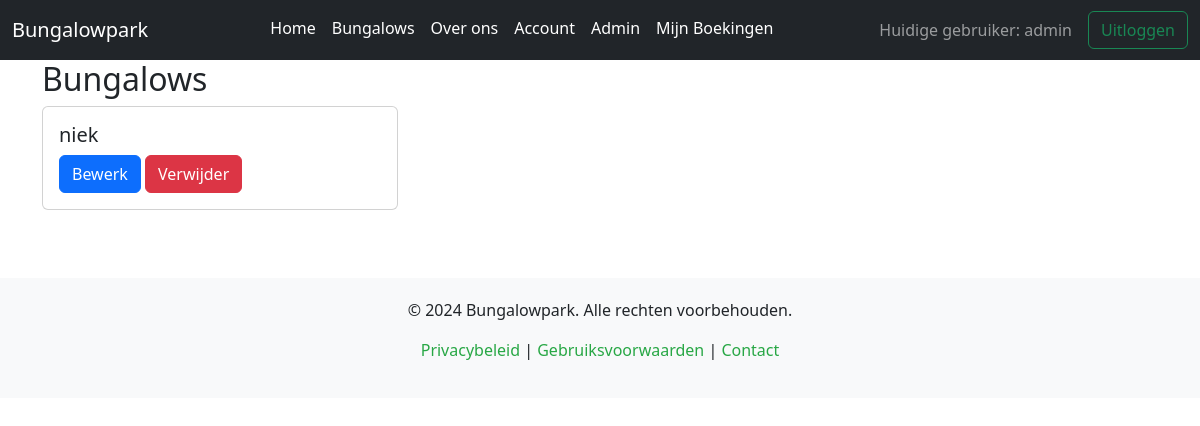
/admin/edit_bungalow (signed in), run on an earlier commit of the app's database.
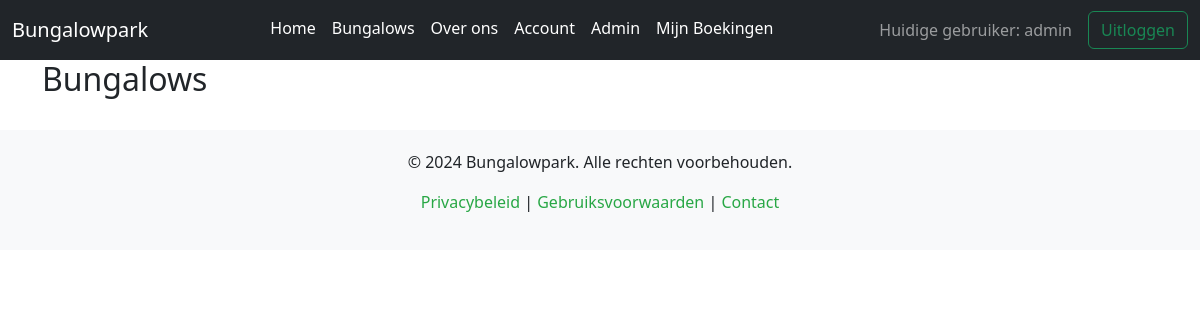
And on a later commit of the database.
### webapp/models.py (models this page shows, shortened)
class User(UserMixin, db.Model):
    id = db.Column(db.Integer, primary_key=True)
    username = db.Column(db.String(20), unique=True, nullable=False)
    email = db.Column(db.String(120), unique=True, nullable=False)
    password = db.Column(db.String(255), nullable=False)
    is_admin = db.Column(db.Boolean, default=False)
    bookings = relationship("Booking", back_populates="user")

class Bungalow(db.Model):
    id = db.Column(db.Integer, primary_key=True)
    name = db.Column(db.String(100), nullable=False)
    content = db.Column(db.Text, nullable=False)
    bungalow_type = db.Column(db.String(100), nullable=False)
    weekprice = db.Column(db.Float, nullable=False)
    image_file = db.Column(db.String(100), nullable=True, default="default.jpg")
    bookings = relationship("Booking", backref="bungalow", lazy=True)

### webapp/bungalows/views.py (the view)
@bung.route("/admin/edit_bungalow", methods=["GET", "POST"])
@admin_required
def edit_view():
    bungalows = Bungalow.query.all()
    return render_template("edit_bungalow.html", bungalows=bungalows)

### webapp/__init__.py (called while the page is built)
@login_manager.user_loader
def load_user(user_id):
    from webapp.models import User
    return User.query.get(int(user_id))

### webapp/bungalows/templates/edit_bungalow.html (shortened to what this page needs)
{% extends "base.html" %}
{% block main %}
<div class="container">
    <h2>Bungalows</h2>
    <div class="row row-cols-1 row-cols-md-2 row-cols-lg-3 g-4">
        {% for bungalow in bungalows %}
        <div class="col" style="margin-bottom: 20px;">
            <div class="card h-100">
                <div class="card-body">
                    <h5 class="card-title">{{ bungalow.name }}</h5>
                    <a href="{{ url_for('bung.edit_bungalow', bungalow_id=bungalow.id) }}" class="btn btn-primary">Bewerk</a>
                    <button class="btn btn-danger" data-bs-toggle="modal" data-bs-target="#deleteModal{{ bungalow.id }}">Verwijder</button>
                </div>
            </div>
        </div>
        {% endfor %}
    </div>
</div>
{% endblock %}

### webapp/main/templates/base.html (shortened to what this page needs)
<!DOCTYPE html>
<html lang="nl">
<head>
  <link href="https://cdn.jsdelivr.net/npm/bootstrap@5.3.3/dist/css/bootstrap.min.css" rel="stylesheet" />
  <link rel="stylesheet" href="{{ url_for('static', filename='css/styles.css') }}" />
  <link rel="stylesheet" href="{{ url_for('static', filename='css/about.css') }}" />
</head>
<body>
  {% if current_user.is_authenticated %}
  <nav class="navbar navbar-expand-lg navbar-dark bg-dark">
    <div class="container-fluid">
      <a class="navbar-brand" href="/">Bungalowpark</a>
      <div class="collapse navbar-collapse" id="navbarSupportedContent">
        <ul class="navbar-nav me-auto mb-3 mb-lg-1 ms-auto">
          <li class="nav-item">
            <a class="nav-link active" aria-current="page" href="/">Home</a>
          </li>
          <li class="nav-item">
            <a class="nav-link" href="/bungalows">Bungalows</a>
          </li>
          <li class="nav-item">
            <a class="nav-link" href="/about">Over ons</a>
          </li>
          <li class="nav-item">
            <a class="nav-link" href="/account">Account</a>
          </li>
          {% if current_user.is_admin %}
          <li class="nav-item">
            <a class="nav-link" href="/admin">Admin</a>
          </li>
          {% endif %}
          <li class="nav-item">
            <a class="nav-link" href="/bookings/my_bookings">Mijn Boekingen</a>
          </li>
        </ul>
        <div class="navbar-text me-3">Huidige gebruiker: {{ current_user.username }}</div>
        <a class="nav-link" href="{{ url_for('main.logout') }}">
          <button class="btn btn-outline-success">Uitloggen</button>
        </a>
      </div>
    </div>
  </nav>
  {% endif %}
  <div class="container-fluid p-0">
    {% block main %}{% endblock %}
  </div>
  <footer class="footer text-center mt-5">
    <div class="container">
      <p>&copy; 2024 Bungalowpark. Alle rechten voorbehouden.</p>
      <p>
        <a href="/">Privacybeleid</a> |
        <a href="/">Gebruiksvoorwaarden</a> |
        <a href="/">Contact</a>
      </p>
    </div>
  </footer>
</body>
</html>

### webapp/static/css/styles.css (style rules this page uses)
.navbar-dark .navbar-nav .nav-link { color: #ffffff; }
.footer { background-color: #f8f9fa; padding: 20px 0; }
.footer a { color: #28a745; text-decoration: none; }

What changed in the data, as far as the page shows it:
removed Bungalow: name "niek"
